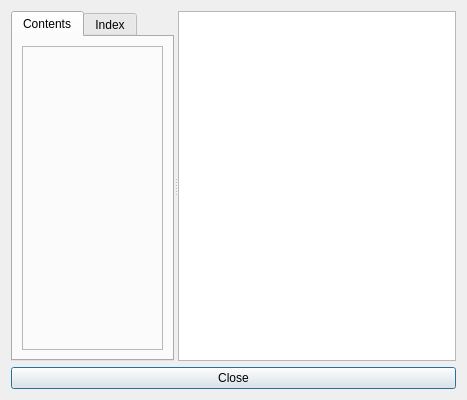
<?xml version="1.0" encoding="UTF-8"?>
<ui version="4.0">
 <class>HelpBrowser</class>
 <widget class="QDialog" name="HelpBrowser">
  <property name="geometry">
   <rect>
    <x>0</x>
    <y>0</y>
    <width>467</width>
    <height>400</height>
   </rect>
  </property>
  <property name="windowTitle">
   <string>Help Browser</string>
  </property>
  <layout class="QVBoxLayout" name="verticalLayout">
   <item>
    <widget class="QSplitter" name="splitter">
     <property name="orientation">
      <enum>Qt::Horizontal</enum>
     </property>
     <widget class="QTabWidget" name="tabWidget">
      <property name="currentIndex">
       <number>0</number>
      </property>
      <widget class="QWidget" name="tabContents">
       <attribute name="title">
        <string>Contents</string>
       </attribute>
       <layout class="QVBoxLayout" name="verticalLayout_2">
        <item>
         <widget class="QFrame" name="frameContents">
          <property name="frameShape">
           <enum>QFrame::StyledPanel</enum>
          </property>
          <property name="frameShadow">
           <enum>QFrame::Raised</enum>
          </property>
          <layout class="QVBoxLayout" name="verticalLayout_6">
           <item>
            <layout class="QVBoxLayout" name="contents_layout"/>
           </item>
          </layout>
         </widget>
        </item>
       </layout>
      </widget>
      <widget class="QWidget" name="tabIndex">
       <attribute name="title">
        <string>Index</string>
       </attribute>
       <layout class="QVBoxLayout" name="verticalLayout_3">
        <item>
         <widget class="QFrame" name="frameIndex">
          <property name="frameShape">
           <enum>QFrame::StyledPanel</enum>
          </property>
          <property name="frameShadow">
           <enum>QFrame::Raised</enum>
          </property>
          <layout class="QVBoxLayout" name="verticalLayout_4">
           <item>
            <layout class="QVBoxLayout" name="index_layout">
             <item>
              <widget class="QLabel" name="label">
               <property name="text">
                <string>Look for:</string>
               </property>
              </widget>
             </item>
             <item>
              <widget class="QLineEdit" name="indexFilter"/>
             </item>
            </layout>
           </item>
          </layout>
         </widget>
        </item>
       </layout>
      </widget>
     </widget>
     <widget class="HelpTextBrowser" name="textBrowser"/>
    </widget>
   </item>
   <item>
    <widget class="QPushButton" name="pushButtonClose">
     <property name="text">
      <string>Close</string>
     </property>
    </widget>
   </item>
  </layout>
  <action name="actionBack">
   <property name="enabled">
    <bool>false</bool>
   </property>
   <property name="icon">
    <iconset>
     <normalon>:/back.png</normalon>
    </iconset>
   </property>
   <property name="text">
    <string>Back</string>
   </property>
   <property name="shortcut">
    <string>Left</string>
   </property>
  </action>
  <action name="actionForward">
   <property name="enabled">
    <bool>false</bool>
   </property>
   <property name="icon">
    <iconset>
     <normalon>:/forward.png</normalon>
    </iconset>
   </property>
   <property name="text">
    <string>Forward</string>
   </property>
   <property name="shortcut">
    <string>Right</string>
   </property>
  </action>
 </widget>
 <customwidgets>
  <customwidget>
   <class>HelpTextBrowser</class>
   <extends>QTextBrowser</extends>
   <header>helptextbrowser.h</header>
  </customwidget>
 </customwidgets>
 <resources/>
 <connections>
  <connection>
   <sender>pushButtonClose</sender>
   <signal>clicked()</signal>
   <receiver>HelpBrowser</receiver>
   <slot>close()</slot>
   <hints>
    <hint type="sourcelabel">
     <x>194</x>
     <y>251</y>
    </hint>
    <hint type="destinationlabel">
     <x>194</x>
     <y>148</y>
    </hint>
   </hints>
  </connection>
  <connection>
   <sender>actionBack</sender>
   <signal>triggered()</signal>
   <receiver>textBrowser</receiver>
   <slot>backward()</slot>
   <hints>
    <hint type="sourcelabel">
     <x>-1</x>
     <y>-1</y>
    </hint>
    <hint type="destinationlabel">
     <x>318</x>
     <y>206</y>
    </hint>
   </hints>
  </connection>
  <connection>
   <sender>actionForward</sender>
   <signal>triggered()</signal>
   <receiver>textBrowser</receiver>
   <slot>forward()</slot>
   <hints>
    <hint type="sourcelabel">
     <x>-1</x>
     <y>-1</y>
    </hint>
    <hint type="destinationlabel">
     <x>318</x>
     <y>206</y>
    </hint>
   </hints>
  </connection>
  <connection>
   <sender>textBrowser</sender>
   <signal>backwardAvailable(bool)</signal>
   <receiver>actionBack</receiver>
   <slot>setEnabled(bool)</slot>
   <hints>
    <hint type="sourcelabel">
     <x>318</x>
     <y>206</y>
    </hint>
    <hint type="destinationlabel">
     <x>-1</x>
     <y>-1</y>
    </hint>
   </hints>
  </connection>
  <connection>
   <sender>textBrowser</sender>
   <signal>forwardAvailable(bool)</signal>
   <receiver>actionForward</receiver>
   <slot>setEnabled(bool)</slot>
   <hints>
    <hint type="sourcelabel">
     <x>318</x>
     <y>206</y>
    </hint>
    <hint type="destinationlabel">
     <x>-1</x>
     <y>-1</y>
    </hint>
   </hints>
  </connection>
 </connections>
</ui>
